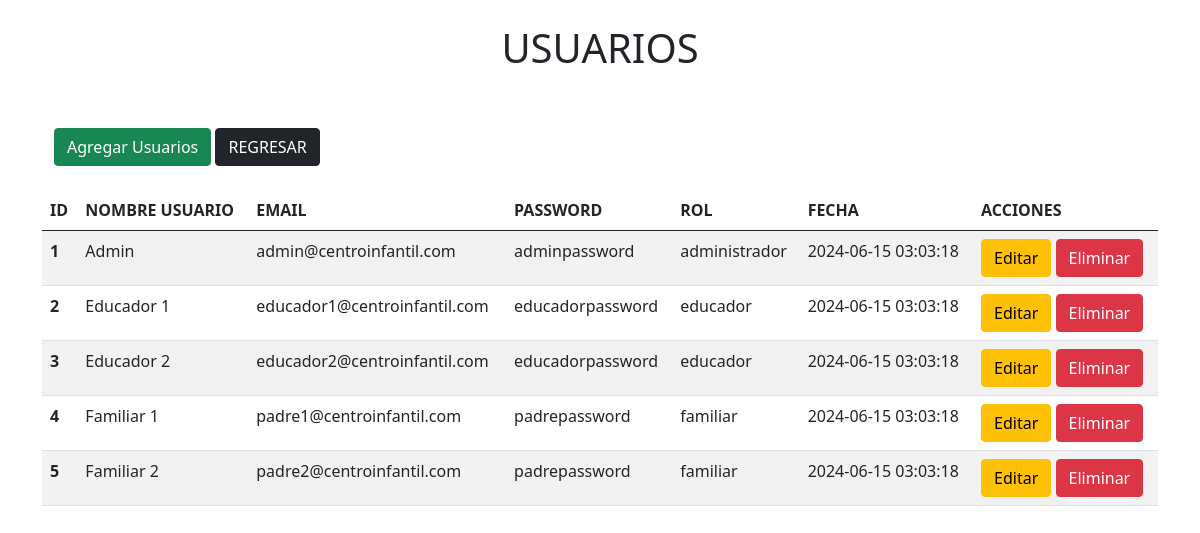
Screenshot of /model/usuarios.php with the database file from the repository.
### tables this page shows
CREATE TABLE `usuarios` (
  `id_usuario` int(11) NOT NULL,
  `nombre_usuarios` varchar(100) NOT NULL,
  `email` varchar(100) NOT NULL,
  `password` varchar(255) NOT NULL,
  `rol` enum('administrador','educador','familiar') NOT NULL,
  `fecha_creacion` timestamp NOT NULL DEFAULT current_timestamp()
);

### model/usuarios.php (the view, shortened to what this page needs)
<!doctype html>
<html lang="en">
<head>
    <link href="https://cdn.jsdelivr.net/npm/bootstrap@5.0.2/dist/css/bootstrap.min.css" rel="stylesheet">
    <link rel="stylesheet" href="assets/style.css">
</head>
<body>
    <div class="container"> <br>
        <h1 class="text-center">USUARIOS</h1> <br>
        <br>
        <div class="container">
            <a href="./../views/usuarios/insertar.php" class="btn btn-success">Agregar Usuarios</a>
            <a href="../index.php" class="btn btn-dark">REGRESAR</a>
        </div>
    <br>
    </div>
    <div class="container">
        <table class="table table-striped">
            <thead>
                <tr>
                    <th scope="col">ID</th>
                    <th scope="col">NOMBRE USUARIO</th>
                    <th scope="col">EMAIL</th>
                    <th scope="col">PASSWORD</th>
                    <th scope="col">ROL</th>
                    <th scope="col">FECHA</th>
                    <th scope="col">ACCIONES</th>
                </tr>
            </thead>
            <tbody>
                <?php
                    require("./../config/conexion.php");
                    $sql = $conexion -> query("SELECT * FROM usuarios");
                    while ($resultado = $sql->fetch_assoc()) {
                ?>
                <tr>
                    <th scope="row"> <?php echo $resultado['id_usuario']; ?> </th>
                    <td> <?php echo $resultado['nombre_usuarios']; ?> </td>
                    <td> <?php echo $resultado['email']; ?> </td>
                    <td> <?php echo $resultado['password']; ?> </td>
                    <td> <?php echo $resultado['rol']; ?> </td>
                    <td> <?php echo $resultado['fecha_creacion']; ?> </td>
                    <th>
                    <a href="./../views/usuarios/editar.php?id=<?php echo $resultado['id_usuario']?>" class="btn btn-warning">Editar</a>
                    <a href="../crud/eliminar_u.php ?id=<?php echo $resultado['id_usuario']?>" class="btn btn-danger">Eliminar</a>
                    </th>
                </tr>
                <?php
                }
                ?>
            </tbody>
        </table>
    </div>
</body>
</html>

### rows the page displays
usuarios: id_usuario "1", nombre_usuarios "Admin", email "admin@centroinfantil.com", password "adminpassword", rol "administrador", fecha_creacion "2024-06-15 03:03:18"
usuarios: id_usuario "2", nombre_usuarios "Educador 1", email "educador1@centroinfantil.com", password "educadorpassword", rol "educador", fecha_creacion "2024-06-15 03:03:18"
usuarios: id_usuario "3", nombre_usuarios "Educador 2", email "educador2@centroinfantil.com", password "educadorpassword", rol "educador", fecha_creacion "2024-06-15 03:03:18"
usuarios: id_usuario "4", nombre_usuarios "Familiar 1", email "padre1@centroinfantil.com", password "padrepassword", rol "familiar", fecha_creacion "2024-06-15 03:03:18"
usuarios: id_usuario "5", nombre_usuarios "Familiar 2", email "padre2@centroinfantil.com", password "padrepassword", rol "familiar", fecha_creacion "2024-06-15 03:03:18"
